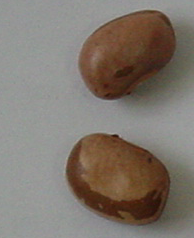
//> input picture src/exercises/ml-filters/assets/ax.png, 194 x 238 px
$ ./flann   (built with g++ and OpenCV 4)
//> lines starting //> are read from the running program, lines starting //| are printed output that depends on the picture; after the words box and inside, x2 and y2 are one past the last pixel; in counts of white or black regions, pixels touching at a corner belong together
//flann.cpp 2024
//segmentacao de feijao usando FlaNN
//Pode usar OpenCV v2, v3 ou v4
#include "procimagem.h"

int main() {
  Mat_<Vec3b> ax=imread("assets/ax.png",1);
//> ax is the input picture: 238 rows x 194 cols, CV_8UC3; mean B, G, R 109.7, 118.6, 127.6
  Mat_<uchar> ay=imread("assets/ay.png",0);
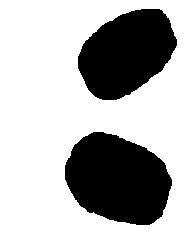
//> input picture src/exercises/ml-filters/assets/ay.png, 194 x 238 px
//> ay: 238 rows x 194 cols, CV_8UC1; 70.4% white; 2 black regions, box (x1, y1, x2, y2) and area: (65, 132, 172, 225) 7374, (78, 9, 177, 100) 6305
  Mat_<Vec3b> qx=imread("assets/f1.jpg",1);
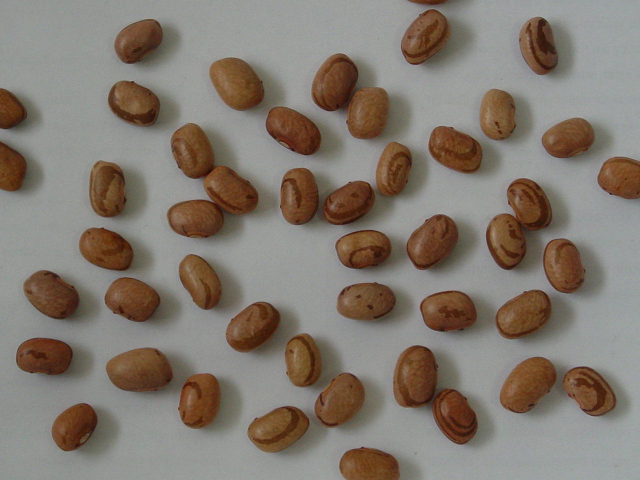
//> input picture src/exercises/ml-filters/assets/f1.jpg, 1280 x 960 px (shown at 1/2 size)
//> qx is the input picture: 960 rows x 1280 cols, CV_8UC3; mean B, G, R 111.4, 121, 130.2
  if (ax.size()!=ay.size()) erro("Erro dimensao");
  Mat_<uchar> qp(qx.rows,qx.cols);

  //Cria as estruturas de dados para alimentar OpenCV
  Mat_<float> features(ax.rows*ax.cols,3);
  Mat_<int> saidas(ax.rows*ax.cols,1);
  int i=0;
  for (int l=0; l<ax.rows; l++)
    for (int c=0; c<ax.cols; c++) {
      features(i,0)=ax(l,c)[0]/255.0;
      features(i,1)=ax(l,c)[1]/255.0;
      features(i,2)=ax(l,c)[2]/255.0;
      saidas(i)=ay(l,c);
      i=i+1;
    }
//> this loop made 238 passes
//> i on passes 1 to 3: 194, 388, 582
//> after the loop, i = 46172
  flann::Index ind(features,flann::KDTreeIndexParams(4));
  // Aqui, as 4 arvores estao criadas

  Mat_<float> query(1,3);
  vector<int> indices(1);
  vector<float> dists(1);
  for (int l=0; l<qp.rows; l++)
    for (int c=0; c<qp.cols; c++) {
      query(0)=qx(l,c)[0]/255.0;
      query(1)=qx(l,c)[1]/255.0;
      query(2)=qx(l,c)[2]/255.0;
      // Zero indica sem backtracking
      ind.knnSearch(query,indices,dists,1,flann::SearchParams(0));
      qp(l,c)=saidas(indices[0]);
    }
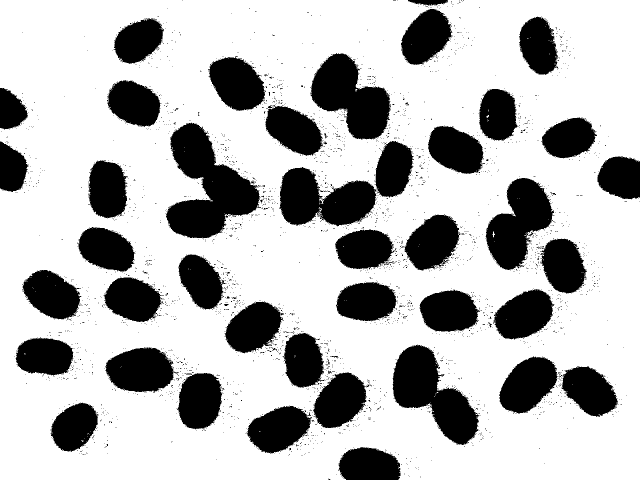
//> qp: 960 rows x 1280 cols, CV_8UC1 (shown at 1/2 size); 72.1% white; 3167 black regions (3114 under 20 px), largest, box (x1, y1, x2, y2) and area: (331, 245, 520, 477) 22574, (785, 689, 958, 890) 16960, (621, 106, 782, 279) 15861
//> after the loop, query = [0.612, 0.651, 0.584]; indices = [929]; dists = [0.00118]
  imwrite("results/f1-flann.png",qp);
}
